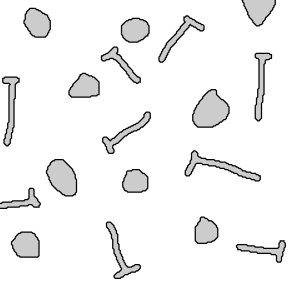
//> input picture unidade-III/exercicio21.2/formas.png, 292 x 281 px
$ ./contornos formas.png   (built with g++ and OpenCV 4)
//> lines starting //> are read from the running program, lines starting //| are printed output that depends on the picture; after the words box and inside, x2 and y2 are one past the last pixel; in counts of white or black regions, pixels touching at a corner belong together
#include <fstream>
#include <iostream>
#include <opencv2/opencv.hpp>

int main(int argc, char** argv) {
  cv::Mat image, gray;
  std::ofstream file;
  int pontosSimples = 0;
  int pontosCompleto = 0;

  image = cv::imread(argv[1], cv::IMREAD_GRAYSCALE);
//> image is the input picture: 281 rows x 292 cols, CV_8UC1; min 0, max 255, mean 241.6

  if (!image.data) {
    std::cout << "nao abriu " << argv[1] << std::endl;
    return 0;
  }

  cv::threshold(image, image, 1, 255, cv::THRESH_BINARY + cv::THRESH_OTSU);
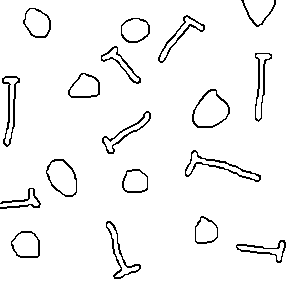
//> image: 281 rows x 292 cols, CV_8UC1; 95.5% white; black in thin lines or dots

  std::vector<std::vector<cv::Point> > contours;
  std::vector<cv::Vec4i> hierarchy;

  // Encontre contornos usando CHAIN_APPROX_SIMPLE
  cv::findContours(image, contours, hierarchy, cv::RETR_TREE, cv::CHAIN_APPROX_SIMPLE);
//> contours = 35 contours; largest, box (x1, y1, x2, y2) and area: (0, 0, 292, 281) 80432, (191, 88, 231, 129) 1090, (45, 158, 78, 198) 910, (184, 149, 262, 183) 785, (194, 91, 228, 126) 774

  cv::Mat imageSimpleContours;
  cv::cvtColor(image, imageSimpleContours, cv::COLOR_GRAY2BGR);
//> imageSimpleContours: 281 rows x 292 cols, CV_8UC3; 95.5% white; black in thin lines or dots

  file.open("contornos_simples.svg");
  if (!file.is_open()) {
    std::cout << "nao abriu contornos_simples.svg" << std::endl;
    return 0;
  }

  file << "<svg height=\"" << image.rows << "\" width=\"" << image.cols
       << "\" xmlns=\"http://www.w3.org/2000/svg\"> " << std::endl;

  for (size_t i = 0; i < contours.size(); i++) {
    file << "<path d=\"M " << contours[i][0].x << " " << contours[i][0].y
         << " ";
    for (size_t j = 1; j < contours[i].size(); j++) {
      file << "L" << contours[i][j].x << " " << contours[i][j].y << " ";
    }
    file << "Z\" fill=\"#cccccc\" stroke=\"black\" stroke-width=\"1\" />"
         << std::endl;
    cv::drawContours(imageSimpleContours, contours, i, CV_RGB(255, 0, 0));
    pontosSimples += contours[i].size();
  }
//> this loop made 35 passes
//> pontosSimples on passes 1 to 12: 28, 62, 135, 179, 215, 243, 267, 340, 407, 431, 452, 480
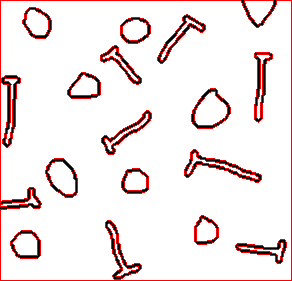
//> imageSimpleContours: 281 rows x 292 cols, CV_8UC3; mean B, G, R 228.4, 228.4, 243.6
//> after the loop, pontosSimples = 1515
  file << "</svg>" << std::endl;
  file.close();

  // Encontre contornos usando CHAIN_APPROX_NONE
  cv::findContours(image, contours, hierarchy, cv::RETR_TREE, cv::CHAIN_APPROX_NONE);

  cv::Mat imageCompleteContours;
  cv::cvtColor(image, imageCompleteContours, cv::COLOR_GRAY2BGR);

  file.open("contornos_completos.svg");
  if (!file.is_open()) {
    std::cout << "nao abriu contornos_completos.svg" << std::endl;
    return 0;
  }

  file << "<svg height=\"" << image.rows << "\" width=\"" << image.cols
       << "\" xmlns=\"http://www.w3.org/2000/svg\"> " << std::endl;

  for (size_t i = 0; i < contours.size(); i++) {
    file << "<path d=\"M " << contours[i][0].x << " " << contours[i][0].y
         << " ";
    for (size_t j = 1; j < contours[i].size(); j++) {
      file << "L" << contours[i][j].x << " " << contours[i][j].y << " ";
    }
    file << "Z\" fill=\"#cccccc\" stroke=\"black\" stroke-width=\"1\" />"
         << std::endl;
    cv::drawContours(imageCompleteContours, contours, i, CV_RGB(255, 0, 0));
    pontosCompleto += contours[i].size();
  }
//> this loop made 35 passes
//> pontosCompleto on passes 1 to 12: 96, 175, 1434, 1564, 1677, 1764, 1838, 1990, 2126, 2204, 2270, 2350
//> after the loop, pontosCompleto = 4903
  file << "</svg>" << std::endl;
  file.close();

  std::cout << "Numero de pontos gerados (CHAIN_APPROX_SIMPLE): " << pontosSimples << "\n";
//| Numero de pontos gerados (CHAIN_APPROX_SIMPLE): 1515
  std::cout << "Numero de pontos gerados (CHAIN_APPROX_NONE): " << pontosCompleto << "\n";
//| Numero de pontos gerados (CHAIN_APPROX_NONE): 4903

  cv::imshow("imagem - contornos simples", imageSimpleContours);
  cv::imshow("imagem - contornos completos", imageCompleteContours);
  cv::waitKey();
  return 0;
}
